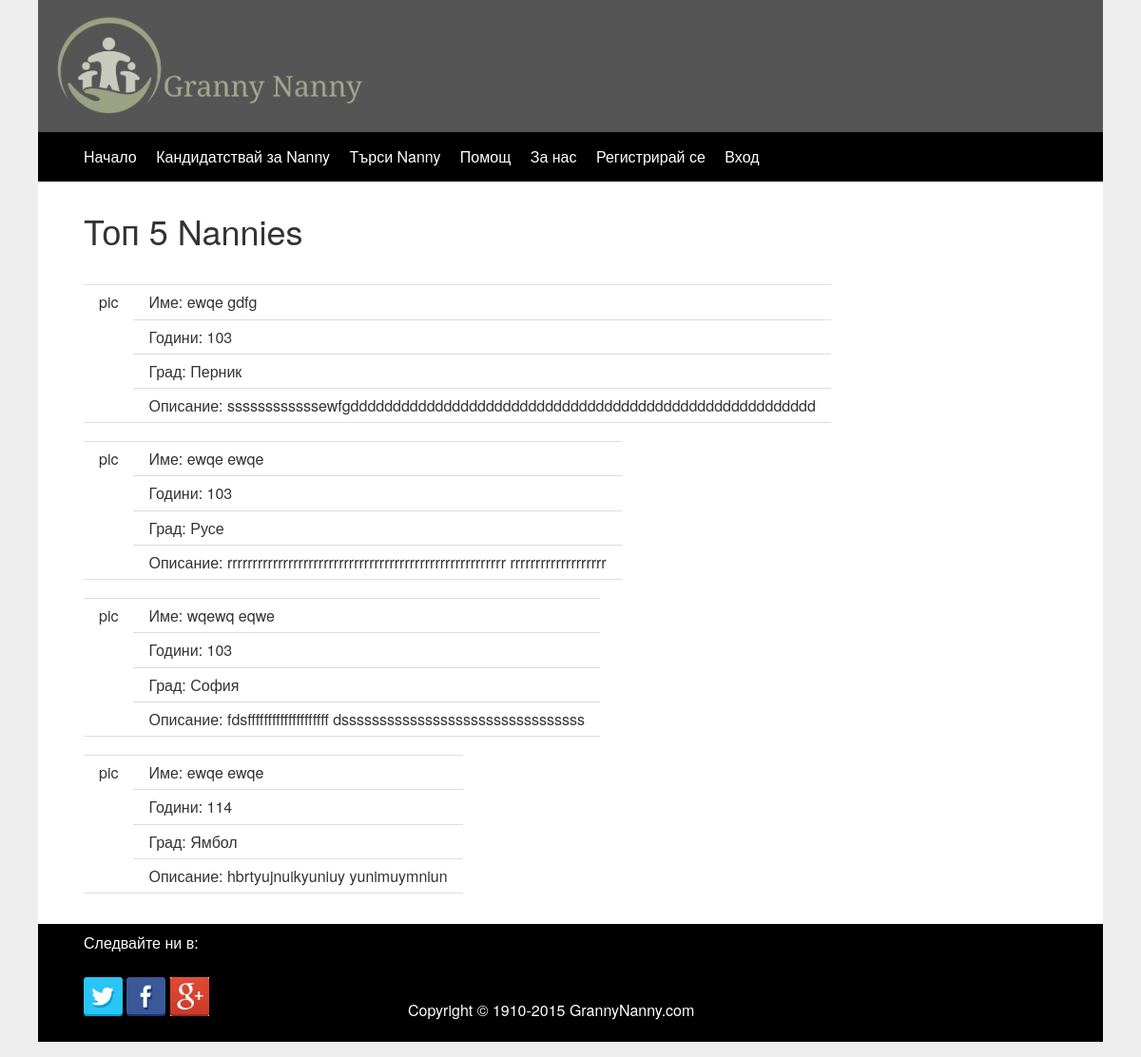
/nanny_search.php, run on the app's committed database.
### tables this page shows
CREATE TABLE IF NOT EXISTS `parenuser` (
  `userID` int(11) NOT NULL,
  `firstname` varchar(255) NOT NULL,
  `lastname` varchar(255) NOT NULL,
  `email` varchar(255) NOT NULL,
  `city` varchar(255) NOT NULL,
  `address` varchar(255) NOT NULL,
  `pass` varchar(200) NOT NULL,
  `gender` varchar(255) NOT NULL,
  `pid` varchar(255) NOT NULL,
  `workout` varchar(255) NOT NULL,
  `work_status` varchar(200) NOT NULL,
  `education` varchar(255) NOT NULL,
  `motivation` varchar(255) NOT NULL,
  `status` varchar(255) NOT NULL,
  `photoname` varchar(255) NOT NULL,
  `photo` blob NOT NULL,
  `tel` varchar(255) NOT NULL
);

### nanny_search.php (the view, shortened to what this page needs)
<?php
$conn = new mysqli('localhost', 'root', '', 'grannynanny');
$conn ->set_charset("utf8");
?>
<!DOCTYPE html>
<html lang="en">
	<head>
		<link rel="stylesheet" href="assets/css/###.css">
	</head>
	<body>
		<div class="container">
			<?php include 'includes/header.php';?>
			<div class="content">
				<h1>Топ 5 Nannies</h1>
					<?php
					$tableQuery = mysqli_query($conn, "SELECT * FROM parenuser where status='nanny' LIMIT 5")or die("Стана грешкка " . mysql_error());;
					while($row = mysqli_fetch_array($tableQuery)) { ?>
					<br>
					<table>
					<tbody>
						<tr>
							<td rowspan="6">
								pic
							</td>
							<td>
								Име:
								<?php
								echo $row['firstname']. " ". $row['lastname']; ?>
							</td>
						</tr>
						<tr>
							<td>
								Години:
								<?php if($row['pid'] != '') {
									echo date('Y')-(intval($row['pid']/100000000) + 1900);
									} else
									{
										echo '-';
										} ?>
							</td>
						</tr>
						<tr>
							<td>
								Град:
								<?php echo $row['city']; ?>
							</td>
						</tr>
						<tr>
							<td>
								Описание:
								<?php echo $row['motivation']; ?>
							</td>
						</tr>
					</tbody>
				</table>
<?php } ?>
			</div>
			</div>
			<div class="container">
				<?php include 'includes/footer.php';?>
			</div>
		</body>
	</html>

### assets/css/main_style.css (style rules this page uses)
body { margin: 0; padding-bottom: 1em; color: #333; background-color: #eee ; font: 1em/1.2 "Helvetica Neue", Helvetica, Arial, Geneva, sans-serif; }
h1,h2,h3,h4,h5,h6 { margin: 0 0 .5em; font-weight: 500; line-height: 1.1; }
h1 { font-size: 2.25em; }
table { background-color: transparent; border-spacing: 0; border-collapse: collapse; border-top: 1px solid #ddd; }
th, td { padding: .5em 1em; vertical-align: top; text-align: left; border-bottom: 1px solid #ddd; }
.container { max-width: 70em; margin: 0 auto; }
.content { overflow: hidden; padding: 1em 1.25em; background-color: #fff; }
@media (min-width: 55em) { .content { padding: 2em 3em; } }

### data on the page
parenuser: firstname "ewqe", lastname "gdfg", city "Перник", motivation "ssssssssssssewfgddddddddddddddddddddddddddddddddddddddddddddddddddddddd"
parenuser: firstname "ewqe", lastname "ewqe", city "Русе", motivation "rrrrrrrrrrrrrrrrrrrrrrrrrrrrrrrrrrrrrrrrrrrrrrrrrrrrrrr rrrrrrrrrrrrrrrrrrr"
parenuser: firstname "wqewq", lastname "eqwe", city "София", motivation "fdsffffffffffffffffffff dssssssssssssssssssssssssssssssss"
parenuser: firstname "ewqe", lastname "ewqe", city "Ямбол", motivation "hbrtyujnuikyuniuy yunimuymniun"
